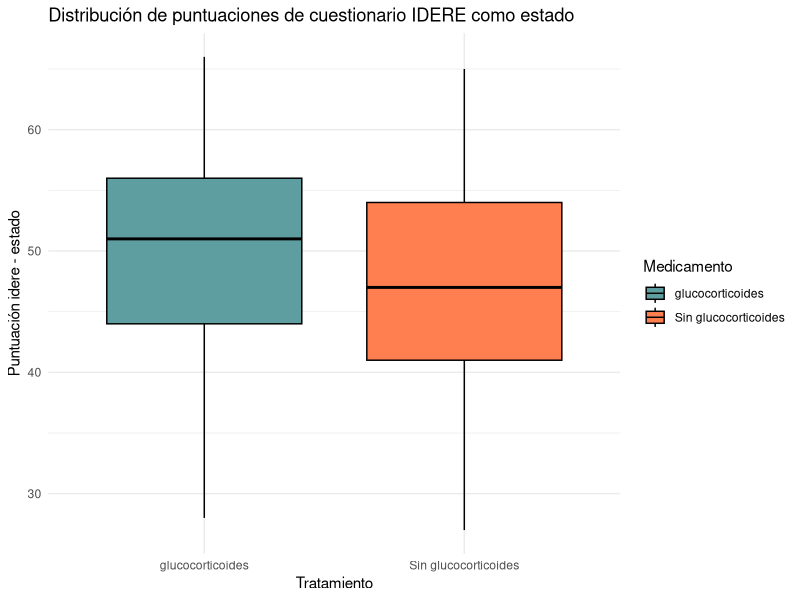
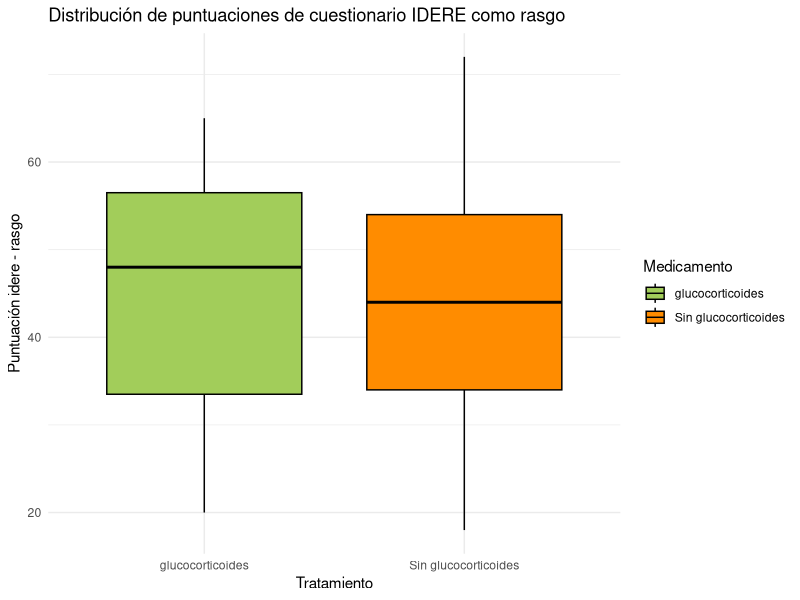
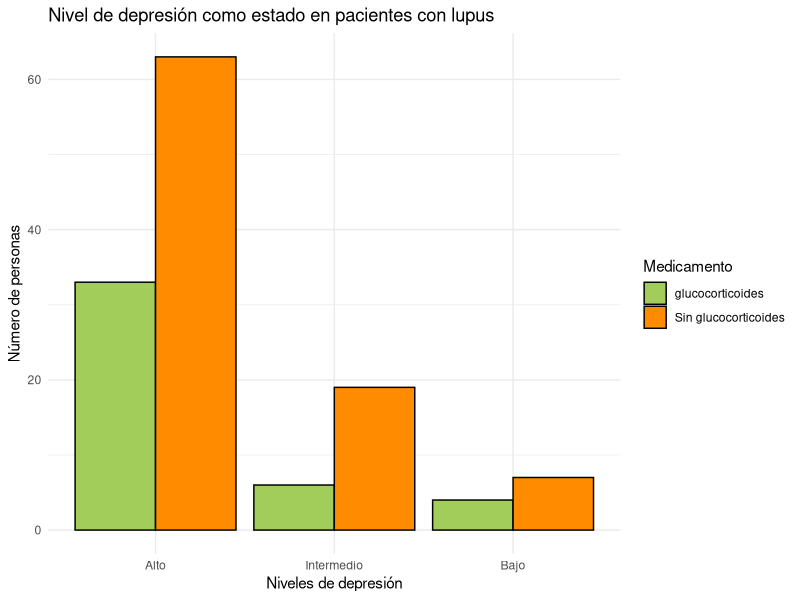

Source code (R) for these figures, in order:
# Visualización de datos del cuestionario Idere para personas con tratamiento
# Ailín Malagón Silva
# Fecha: 08-07-2024
# Este script ejecuta los gráficos de box plot, gráfica de barras  para el cuestionario idere respecto al tipo de tratamiento de los pacientes
# con Lupus, utilizando como input basa_idere.csv y dando como output idere_tratamiento 
# Input Dir 
indir = "C:/Users/ailinmalagonsilva/proyectos/SaludMentalLupus/data"
#Output Dir
outdir = "C:/Users/ailinmalagonsilva/proyectos/SaludMentalLupus"
# Cargar input/data set
idere_tratamiento<- read.csv("data/Base_CSI_Res.csv")

# Librerias
library(ggplot2)
library(tidyverse)
library(patchwork)

#### Limpieza de datos ####

#Omitir sex___2 (Debido a que contiene la misma información que sex___1 pero presentada de manera distinta)
#Omitir  tambien los datos que correpsonde a afrontamiento y resiliencia para este df

idere_tratamiento <-  idere_tratamiento %>%
  select(-sex___2) %>% select(sex___1, calculated_age, age_group, lupus, est_dep, ras_dep, niv_dep_est, niv_dep_ras,treatment___1)


#Renombrar la columa sex_1 a Género y la columna edad 
colnames(idere_tratamiento)[colnames(idere_tratamiento) == "sex___1"] <- "gender"
colnames(idere_tratamiento)[colnames(idere_tratamiento) == "calculated_age"] <- "age"

#Convetir de la columna "gender" los valores de 0 & 1 a hombre y mujer y luego a factor 
idere_tratamiento <- idere_tratamiento %>%
  mutate(gender = case_when(
    gender == 1 ~ "Mujer",
    gender == 0 ~ "Hombre"
  ),
  gender = as.factor(gender)
  ) 
# quitar NA de las puntuaciones del cuestinario 
idere_tratamiento <-  idere_tratamiento %>%
  filter(!is.na(est_dep) & !is.na(ras_dep)) 

# Cambiar la columna  niv_dep_est & niv_dep_ras los valores de 1,2,3 a bajo,intermedio & alto
#Convertir ambas columnas a fcatores

idere_tratamiento <- idere_tratamiento %>%
  mutate( 
    niv_dep_est = case_when (
      niv_dep_est == 1 ~ "Bajo",
      niv_dep_est == 2 ~ "Intermedio",
      niv_dep_est == 3 ~ "Alto"
    ),
    niv_dep_ras = case_when(
      niv_dep_ras == 1 ~ "Bajo",
      niv_dep_ras == 2 ~ "Intermedio",
      niv_dep_ras == 3 ~ "Alto"
    ),
    niv_dep_est = factor(niv_dep_est, levels = c("Alto", "Intermedio", "Bajo")),
    niv_dep_ras = factor(niv_dep_ras, levels = c("Alto", "Intermedio", "Bajo"))
  )
# Convertir los 0 y 1 de la columna treatment 0 (sin tratamiento ) y 1 (con tratameinto)
idere_tratamiento <- idere_tratamiento %>%  mutate(treatment___1 = case_when(
  treatment___1 == 1 ~ "glucocorticoides",
  treatment___1 == 0 ~ "Sin glucocorticoides"
),
treatment___1 = as.factor(treatment___1)
) 
  
# Filtrado final de personas que no siguen las siguientes condiciones :  
# NA en edad | NA en lupus | Si son controles no se consideran tampoco 

idere_tratamiento <- idere_tratamiento %>%
  mutate(
    lupus = if_else(lupus == 1, lupus, NA_real_)
  ) %>%
  filter(!is.na(age) & !is.na(lupus) & !is.na(niv_dep_est) & ( age != 0 ) & ( age != 1643 ))


### Gráfico 1 ####

# Gráfico de box plot en distribución de personas que reciben tratameinto y las que no 


Paleta <- c("cadetblue","coral","mediumspringgreen")

ggplot(idere_tratamiento, aes(x = treatment___1, y = est_dep, fill = treatment___1 )) +
  geom_boxplot(color = "black", outlier.colour = "red", outlier.shape = 16) +
  labs(x = "Tratamiento", y = "Puntuación idere - estado", fill = "Medicamento") +
  ggtitle("Distribución de puntuaciones de cuestionario IDERE como estado") +
  theme_minimal() +  scale_fill_manual(values = Paleta)

### Gráfico 2 ####

#Gráfico de box plot para depresión como rasgo 

Paleta2 <- c("darkolivegreen3","darkorange","darkorchid3")

ggplot(idere_tratamiento, aes(x = treatment___1, y = ras_dep, fill = treatment___1 )) +
  geom_boxplot(color = "black", outlier.colour = "red", outlier.shape = 16) +
  labs(x = "Tratamiento", y = "Puntuación idere - rasgo", fill = "Medicamento") +
  ggtitle("Distribución de puntuaciones de cuestionario IDERE como rasgo") +
  theme_minimal() +  scale_fill_manual(values = Paleta2)

###Gráfico 3 ###

# Separar por grupos de personas con y sin tratamiento y por nivel de depreisón

conteo_tratamiento <- idere_tratamiento %>%
  group_by(treatment___1, niv_dep_est) %>%
  count() %>% ungroup()

#Plot 
ggplot(conteo_tratamiento, aes(x = niv_dep_est, y = n,  fill = treatment___1)) +
  geom_bar(color = "black", stat = "identity", position = "dodge") +
  labs( title = "Nivel de depresión como estado en pacientes con lupus",
        x = "Niveles de depresión",
        y = "Número de personas",
        fill = "Medicamento" 
  ) +
  theme_minimal() +
  scale_fill_manual(values = Paleta2)

# Guardar mis variables 
save(idere_tratamiento, conteo_tratamiento, file = "data/variables_idere_tratamiento.RData")






  
